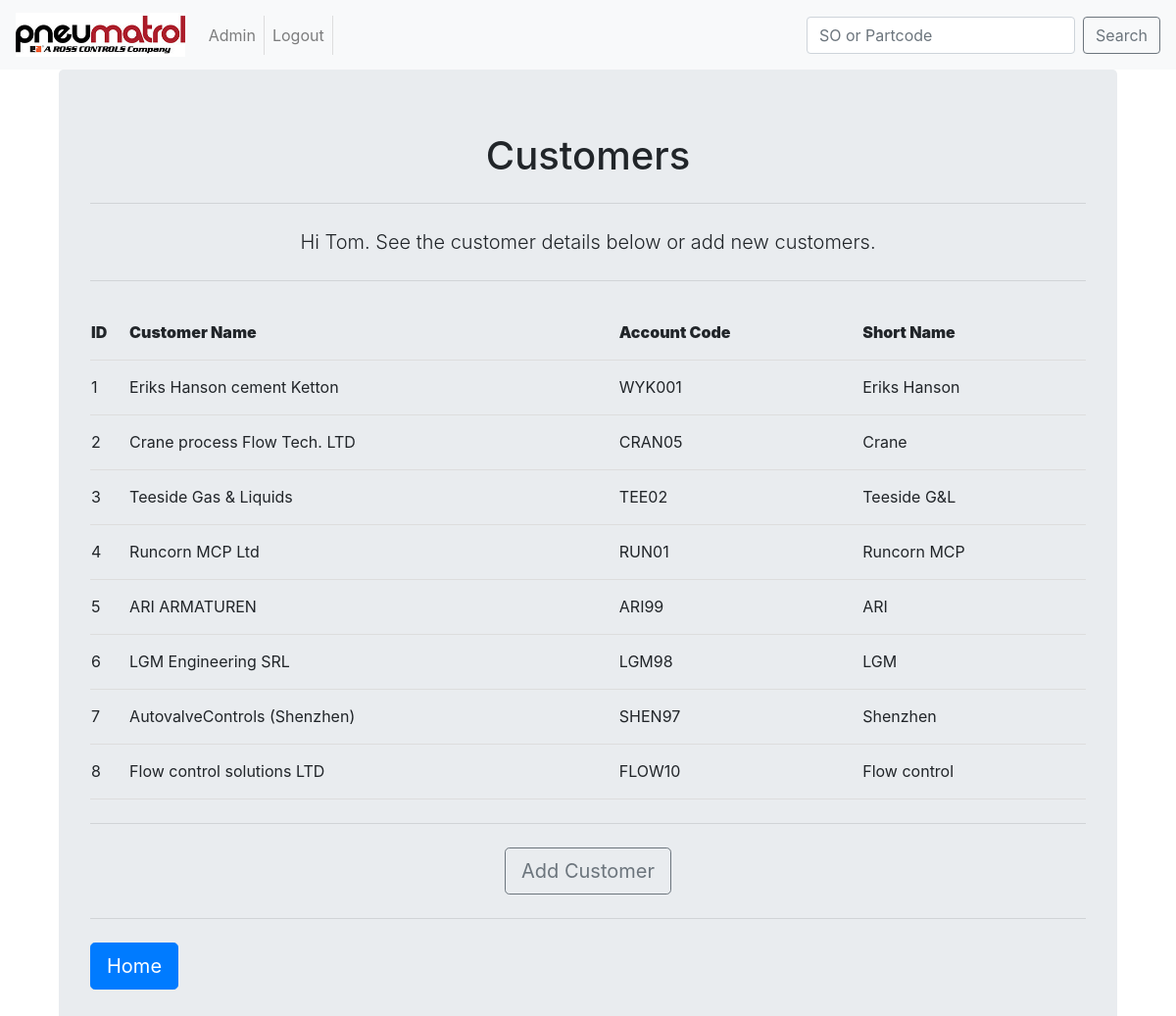
/ORWAapp/home/Customers/ (signed in), run on the app's committed database.
### ORWAapp/models.py (models this page shows, shortened)
class Customers(models.Model):
	full_name = models.CharField(max_length=200,
								help_text='Customer Name',
								)
	account_name = models.CharField(max_length=6,
								unique=True,
								help_text='Account ref',
								)
	short_name = models.CharField(max_length=50,
								blank=True,
								null=True,
								)
	class Meta:
		verbose_name_plural = "Customer"

### ORWAapp/views.py (the view)
# urls.py: path('home/Customers/', views.Customer, name = "Customers"),
def Customer(request):
    user = request.user.first_name
    data = Customers.objects.all()
    context = {
        'Customers':data,
        'insert_me':user,
        }
    return render(request,'ORWAapp/home/Customers.html',context)

### templates/ORWAapp/home/Customers.html (shortened to what this page needs)
<!DOCTYPE html>
{% extends "base.html" %}
	{% block body_block %}
		<div class="container">
			<div class="jumbotron">
				<center>
					<h1>Customers</h1>
					<hr class="my-4">
					<centre><p class="lead">Hi {{ insert_me }}. See the customer details below or add new customers.  </p>
					<hr class="my-4">
					<table id="customers">
					    <tr>
					        <th><strong>ID</strong></th>
					        <th><strong>Customer Name</strong></th>	  <th><strong>Account Code</strong></th>
					        <th><strong>Short Name</strong></th>
					    </tr>
					    {% for customer in Customers %}
					    <tr>
					    	<td>{{ customer.id }}</td>
					        <td>{{ customer.full_name }}</td>
					        <td>{{ customer.account_name }}</td>
					        <td>{{ customer.short_name }}</td>
					    </tr>
					    {% endfor %}
					</table>
					<hr class="my-4">
					<a class="btn btn-outline-secondary btn-lg" href="{% url 'ORWAapp:NewCustomer' %}" role="button">Add Customer</a>
					</center>
			<hr class="my-4">
			<a class="btn btn-primary btn-lg" href="{% url 'ORWAapp:home' %}" role="button">Home</a>
			</div>
		</div>
	{% endblock %}

### static/css/mystyle.css (style rules this page uses)
table { width:100%; font-size: 16px; }
td, th { height: 56px; padding-top: 12px; padding-bottom: 12px; border-bottom: 1px solid #ddd; text-align:left; }

### data on the page
Customers: id "1", full_name "Eriks Hanson cement Ketton", account_name "WYK001", short_name "Eriks Hanson"
Customers: id "2", full_name "Crane process Flow Tech. LTD", account_name "CRAN05", short_name "Crane"
Customers: id "3", full_name "Teeside Gas & Liquids", account_name "TEE02", short_name "Teeside G&L"
Customers: id "4", full_name "Runcorn MCP Ltd", account_name "RUN01", short_name "Runcorn MCP"
Customers: id "5", full_name "ARI ARMATUREN", account_name "ARI99", short_name "ARI"
Customers: id "6", full_name "LGM Engineering SRL", account_name "LGM98", short_name "LGM"
Customers: id "7", full_name "AutovalveControls (Shenzhen)", account_name "SHEN97", short_name "Shenzhen"
Customers: id "8", full_name "Flow control solutions LTD", account_name "FLOW10", short_name "Flow control"

### other printed values
{{ insert_me }} "Tom"
